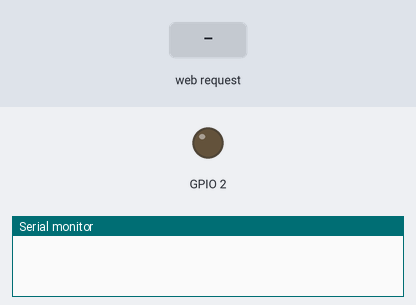
Bench run of a sketch on a simulated ESP8266 (Wemos D1 mini). On the bench: output pins drawn as LEDs (lit = HIGH), the last lines printed to the serial monitor. Inputs (shaded band) come from the test bench. WiFi joins after 1.5 s; servers stay silent unless stated.

Above: at 0.0 s.
At 3.2 s:
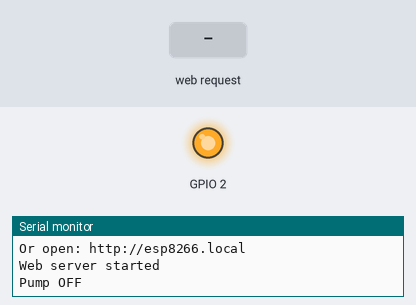
3.3 s: HTTP request GET /testall received
At 3.6 s:
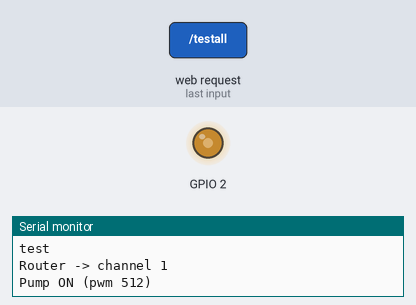
Timing chart, 0 to 10.8 s (numbered marks = the images above; inputs shaded):
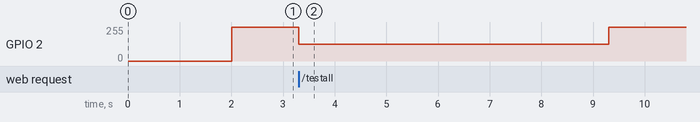

Measured:
- after the input at 3.3 s, GPIO 2: 255/255 → 127/255 at once, → 255/255 6.0 s later

The sketch:

ESP8266-002.ino
```cpp
// WeMos D1 R1 (ESP8266 / ESP-12F, Arduino UNO form factor, CH340G USB)
// Arduino IDE: Tools > Board > ESP8266 Boards > "LOLIN(WeMos) D1 R1"
//
// NOTE: on this board the labels D0/D1 are RX/TX (Serial!), so pins
// are given as raw GPIO numbers. Board label <-> GPIO:
//   GPIO16 = D2          GPIO5  = D15/SCL/D3    GPIO4  = D14/SDA/D4
//   GPIO14 = D13/SCK/D5  GPIO12 = D12/MISO/D6   GPIO13 = D11/MOSI/D7
//   GPIO0  = D8          GPIO2  = TX1/D9 (blue LED on ESP-12F, active LOW)
//   GPIO15 = D10/SS      A0     = analog input (max 3.3V on this board)
#include <ESP8266WiFi.h>
#include <ESP8266WiFiMulti.h>
#include <ESP8266mDNS.h>
#include "secrets.h"   // WiFi list, not in git: copy secrets.example.h -> secrets.h
#include "datastore.h"
#include "AppServer.h"
#include "Machine.h"

ESP8266WiFiMulti wifiMulti;
DataStore datastore = DataStore();
AppServer webServer = AppServer(datastore);
Pump pump = Pump(2, true);             // GPIO2 = blue LED on ESP-12F (active LOW)
Router router = Router(5, 16, 14, 12); // dummy, pins are not used (D15, D2, D13, D12)
Machine machine = Machine(router, pump, datastore);

void setup()
{
  Serial.begin(115200);
  delay(500);
  Serial.println();
  WiFi.mode(WIFI_STA);
  WiFi.hostname("esp8266");
  for (int i = 0; i < WIFI_NETWORKS_COUNT; i++) {
    wifiMulti.addAP(WIFI_NETWORKS[i].ssid, WIFI_NETWORKS[i].password);
    Serial.print("Known network: ");
    Serial.println(WIFI_NETWORKS[i].ssid);
  }
  Serial.print("Connecting");

  unsigned long start = millis();
  while (wifiMulti.run() != WL_CONNECTED)  // picks the strongest known network
  {
    Serial.print(".");
    delay(500);                      // delay() also feeds the ESP8266 watchdog
    if (millis() - start > 30000) {  // give up after 30 s and retry
      Serial.println("\nCan't connect, check secrets.h. Restarting...");
      ESP.restart();
    }
  }
  Serial.println("");
  Serial.print("Connected to ");
  Serial.println(WiFi.SSID());
  Serial.print("IP address: ");
  Serial.println(WiFi.localIP());

  // lets you open http://esp8266.local instead of typing the IP
  if (MDNS.begin("esp8266")) {
    MDNS.addService("http", "tcp", 80);
    Serial.println("Or open: http://esp8266.local");
  }

  datastore.begin();
  webServer.begin();
  pump.begin();
  router.begin();
}

void loop()
{
  wifiMulti.run();                   // reconnects (to any known network) if WiFi drops
  MDNS.update();                     // ESP8266 mDNS must be serviced in loop
  machine.handle();
  webServer.handle();
  datastore.handle();
}
```

AppServer.h
```cpp
#ifndef APP_SERVER_H
#define APP_SERVER_H

#include "datastore.h"
#include <ESP8266WebServer.h>

class AppServer {
  public:
  AppServer(DataStore& datastore ): dataHandler(datastore) {
  }
  void begin() {
    serv.on("/", HTTP_GET, std::bind(&AppServer::handleRootPath, this));
    serv.on("/save", HTTP_POST, std::bind(&AppServer::handleSaveSettings, this));
    serv.on("/testall",HTTP_GET, std::bind(&AppServer::handleTestAll, this));
    serv.begin();
    Serial.println("Web server started");
  }
  void handle() {
    serv.handleClient();
  }

  private:
  ESP8266WebServer serv{80};
  DataStore& dataHandler;

  void handleRootPath() {
    serv.send(200, "text/html", dataHandler.getWebPage());
  }
  void handleSaveSettings() {
    if (serv.hasArg("interval")
    &&serv.hasArg("power")
    &&serv.hasArg("water1")
    &&serv.hasArg("water2")
    &&serv.hasArg("water3")
    &&serv.hasArg("water4")
    &&serv.hasArg("water5")
    &&serv.hasArg("water6"))
      dataHandler.save(serv.arg("interval"),
        serv.arg("power"),
        serv.arg("water1"),
        serv.arg("water2"),
        serv.arg("water3"),
        serv.arg("water4"),
        serv.arg("water5"),
        serv.arg("water6"));
    Serial.println("Settings saved");
    goHome();
  }
  void handleTestAll() {
    Serial.println("test");
    dataHandler.setWateringNow();
    goHome();
  }
  // send the browser back to the main page
  void goHome() {
    serv.sendHeader("Location", "/");
    serv.send(303);
  }

};
#endif
```

Machine.h
```cpp
#ifndef MACHINE_H
#define MACHINE_H

#include "datastore.h"

// Demo pump: dims a pin (onboard LED) with PWM and prints to Serial.
// pwm is 0..1023 (see DataStore::strToPumpPwm).
class Pump {
  public:
  Pump(int pin, bool activeLow = false): pin(pin), activeLow(activeLow) {
  }
  void begin() {
    pinMode(pin, OUTPUT);
    analogWriteRange(1023);          // ESP8266 core 3.x defaults to 255
    off();
  }
  void on(int pwm) {
    analogWrite(pin, activeLow ? 1023 - pwm : pwm);
    Serial.printf("Pump ON (pwm %d)\n", pwm);
  }
  void off() {
    analogWrite(pin, 0);             // stop PWM before plain digitalWrite
    digitalWrite(pin, activeLow ? HIGH : LOW);
    Serial.println("Pump OFF");
  }
  private:
  int pin;
  bool activeLow;
};

// Dummy router (valve selector): only prints which channel is selected
class Router {
  public:
  Router(int a, int b, int c, int d) {
  }
  void begin() {
  }
  void select(int channel) {
    Serial.printf("Router -> channel %d\n", channel + 1);
  }
};

// Waters channels 1..6 one after another when "Test all" is pressed.
// Uses millis(), so the web server keeps working meanwhile.
class Machine {
  public:
  Machine(Router& router, Pump& pump, DataStore& datastore)
    : router(router), pump(pump), datastore(datastore) {
  }
  void handle() {
    if (channel < 0) {                 // idle
      if (datastore.isWateringNow())
        startChannel(0);
      return;
    }
    if (millis() - startedAt < (unsigned long)datastore.getWateringTime(channel))
      return;                          // current channel still running
    pump.off();
    if (channel < 5) {
      startChannel(channel + 1);
    } else {
      channel = -1;
      datastore.clearWateringNow();
      Serial.println("Watering done");
    }
  }

  private:
  void startChannel(int ch) {
    channel = ch;
    startedAt = millis();
    router.select(ch);
    pump.on(datastore.getPumpPwm());
  }

  Router& router;
  Pump& pump;
  DataStore& datastore;
  int channel = -1;
  unsigned long startedAt = 0;
};
#endif
```

datastore.h
```cpp
#ifndef DATASTORE_H
#define DATASTORE_H

#include <Arduino.h>

// Simplified for demo: no FTP, no SPIFFS files.
// The web page is built in code and settings live only in RAM
// (they are lost after reset).
class DataStore {
  public:
  DataStore() {
  }
  void begin() {
  }
  const String getWebPage() {
    String page = F(
      "<!DOCTYPE html><html><head><meta charset='utf-8'>"
      "<meta name='viewport' content='width=device-width, initial-scale=1'>"
      "<title>ESP8266 Watering</title>"
      "<style>body{font-family:sans-serif;margin:20px}"
      "input{width:80px;font-size:18px}label{display:inline-block;width:160px}"
      "button,a.btn{font-size:18px;padding:8px 16px;margin-top:10px;display:inline-block}</style>"
      "</head><body><h2>ESP8266 Watering (demo)</h2>");
    page += "<p>Uptime: " + String(millis() / 1000) + " s | ";
    page += isWateringNowSet ? "<b>Watering now...</b>" : "Idle";
    page += "</p><form method='POST' action='/save'>";
    page += field("interval", "Interval (days)", intervalDays);
    page += field("power", "Pump power (%)", powerPercent);
    for (int i = 0; i < 6; i++) {
      page += field("water" + String(i + 1), "Water " + String(i + 1) + " (s)", waterSeconds[i]);
    }
    page += F("<button type='submit'>Save</button></form>"
              "<a class='btn' href='/testall'>Test all</a>"
              "</body></html>");
    return page;
  }
  void handle() {
  }

  int getInterval() {
    return intervalWatering;
  }
  int getPumpPwm() {
    return pumpPwm;
  }
  long getWateringTime(int index) {
    return wateringTime[index];
  }

  void setWateringNow() {
    isWateringNowSet = true;
  }
  void clearWateringNow() {
    isWateringNowSet = false;
  }
  bool isWateringNow() {
    return isWateringNowSet;
  }

  bool save(
    const String &interval, const String &power,
    const String &water1,const String &water2,const String &water3, const String &water4,const String &water5,const String &water6) {
    const String* water[6] = {&water1, &water2, &water3, &water4, &water5, &water6};
    intervalDays = interval.toInt();
    powerPercent = power.toInt();
    intervalWatering = strToIntervalWatering(interval);
    pumpPwm = strToPumpPwm(power);
    for (int i = 0; i < 6; i++) {
      waterSeconds[i] = water[i]->toInt();
      wateringTime[i] = strToWateringTime(*water[i]);
    }
    return true;
  }
  static unsigned long strToIntervalWatering(const String &interval) {
    return interval.toInt()*86400ul;
  }
  static int strToPumpPwm(const String &power) {
    return (float)(power.toInt()*1023)/100;
  }
  static long strToWateringTime(const String &wateringTime) {
    return wateringTime.toInt()*1000ul;
  }
  private:
  // one "label + number input" row of the form
  static String field(const String& name, const String& label, long value) {
    return "<p><label>" + label + "</label><input type='number' name='" + name +
           "' value='" + String(value) + "'></p>";
  }

  // values as shown on the page
  long intervalDays = 1;
  long powerPercent = 50;
  long waterSeconds[6] = {1, 1, 1, 1, 1, 1};

  // values used by the machine
  unsigned long intervalWatering = 86400;
  int pumpPwm = 512;
  long wateringTime[6] = {1000, 1000, 1000, 1000, 1000, 1000};
  bool isWateringNowSet = false;
};
#endif
```

secrets.example.h
```cpp
#ifndef SECRETS_H
#define SECRETS_H

// Template: copy this file to "secrets.h" and put your real networks there.
// secrets.h is listed in .gitignore and never goes to the git repo.

struct WifiCredential {
  const char* ssid;
  const char* password;
};

// 2.4 GHz networks only. The strongest one in range is used.
const WifiCredential WIFI_NETWORKS[] = {
  {"home_ssid",  "home_password"},
  {"phone_ssid", "phone_password"},
};

const int WIFI_NETWORKS_COUNT = sizeof(WIFI_NETWORKS) / sizeof(WIFI_NETWORKS[0]);

#endif
```
